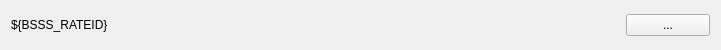
<?xml version="1.0" encoding="UTF-8"?>
<ui version="4.0">
 <class>Form</class>
 <widget class="QWidget" name="Form">
  <property name="geometry">
   <rect>
    <x>0</x>
    <y>0</y>
    <width>721</width>
    <height>50</height>
   </rect>
  </property>
  <property name="windowTitle">
   <string>Form</string>
  </property>
  <layout class="QHBoxLayout" name="horizontalLayout">
   <property name="topMargin">
    <number>0</number>
   </property>
   <property name="bottomMargin">
    <number>0</number>
   </property>
   <item>
    <widget class="QLabel" name="label">
     <property name="text">
      <string>${BSSS_RATEID}</string>
     </property>
    </widget>
   </item>
   <item>
    <widget class="PyDMEnumButton" name="PyDMEnumButton">
     <property name="minimumSize">
      <size>
       <width>200</width>
       <height>0</height>
      </size>
     </property>
     <property name="maximumSize">
      <size>
       <width>16777215</width>
       <height>23</height>
      </size>
     </property>
     <property name="toolTip">
      <string/>
     </property>
     <property name="channel" stdset="0">
      <string>ca://${DEVICE}:${BSSS_RATEID}:ENB</string>
     </property>
     <property name="orientation" stdset="0">
      <enum>Qt::Horizontal</enum>
     </property>
     <property name="marginTop" stdset="0">
      <number>0</number>
     </property>
     <property name="marginBottom" stdset="0">
      <number>0</number>
     </property>
     <property name="horizontalSpacing" stdset="0">
      <number>4</number>
     </property>
    </widget>
   </item>
   <item>
    <widget class="PyDMEnumButton" name="PyDMEnumButton_2">
     <property name="minimumSize">
      <size>
       <width>300</width>
       <height>0</height>
      </size>
     </property>
     <property name="maximumSize">
      <size>
       <width>16777215</width>
       <height>23</height>
      </size>
     </property>
     <property name="toolTip">
      <string/>
     </property>
     <property name="channel" stdset="0">
      <string>ca://${DEVICE}:${BSSS_RATEID}:RATEMODE</string>
     </property>
     <property name="orientation" stdset="0">
      <enum>Qt::Horizontal</enum>
     </property>
     <property name="marginTop" stdset="0">
      <number>0</number>
     </property>
     <property name="marginBottom" stdset="0">
      <number>0</number>
     </property>
     <property name="horizontalSpacing" stdset="0">
      <number>4</number>
     </property>
    </widget>
   </item>
   <item>
    <widget class="PyDMRelatedDisplayButton" name="PyDMRelatedDisplayButton">
     <property name="toolTip">
      <string/>
     </property>
     <property name="text">
      <string>...</string>
     </property>
     <property name="filenames" stdset="0">
      <stringlist>
       <string>bsssBld_rateControlDetail.ui</string>
      </stringlist>
     </property>
     <property name="openInNewWindow" stdset="0">
      <bool>true</bool>
     </property>
    </widget>
   </item>
  </layout>
 </widget>
 <customwidgets>
  <customwidget>
   <class>PyDMEnumButton</class>
   <extends>QWidget</extends>
   <header>pydm.widgets.enum_button</header>
  </customwidget>
  <customwidget>
   <class>PyDMRelatedDisplayButton</class>
   <extends>QPushButton</extends>
   <header>pydm.widgets.related_display_button</header>
  </customwidget>
 </customwidgets>
 <resources/>
 <connections/>
</ui>
